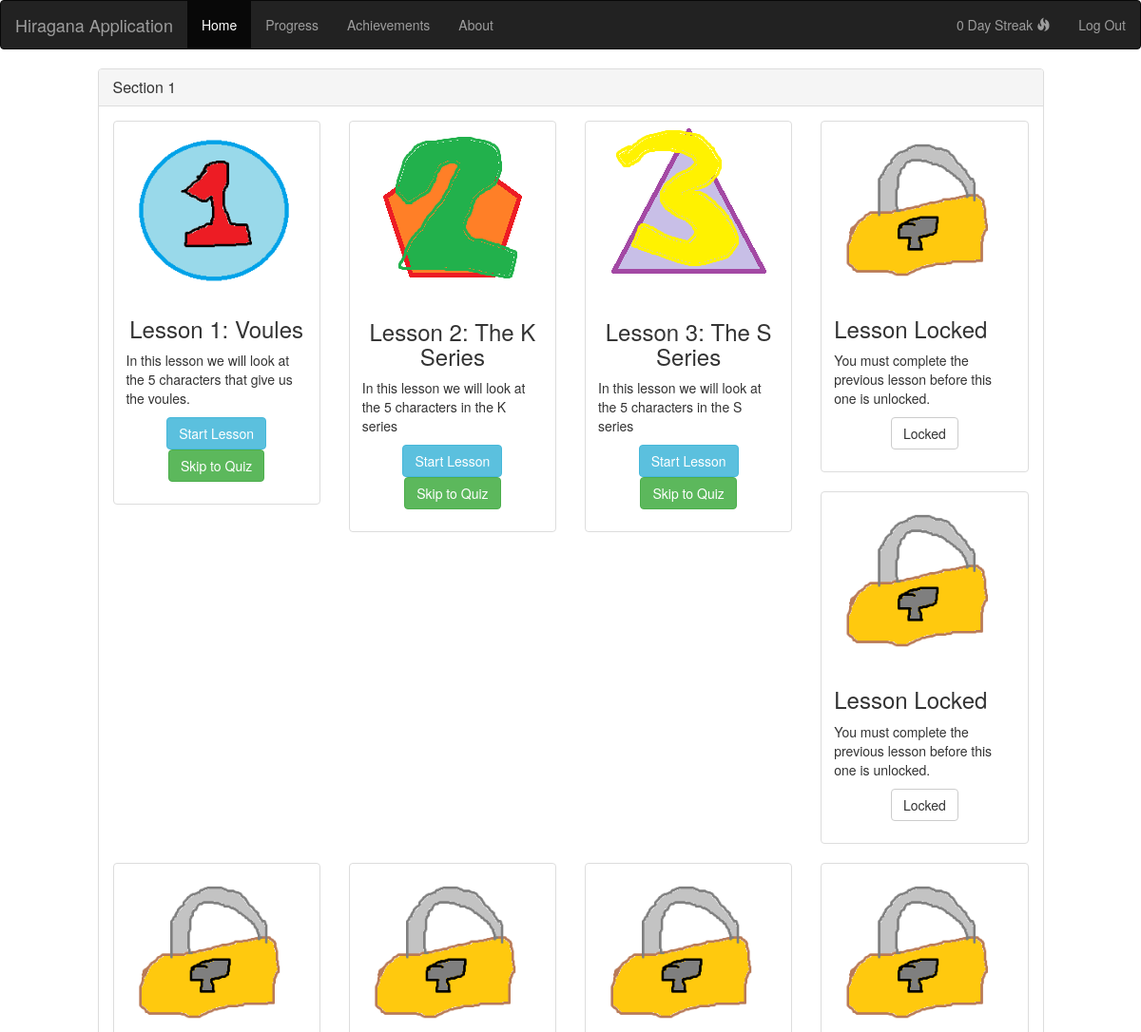
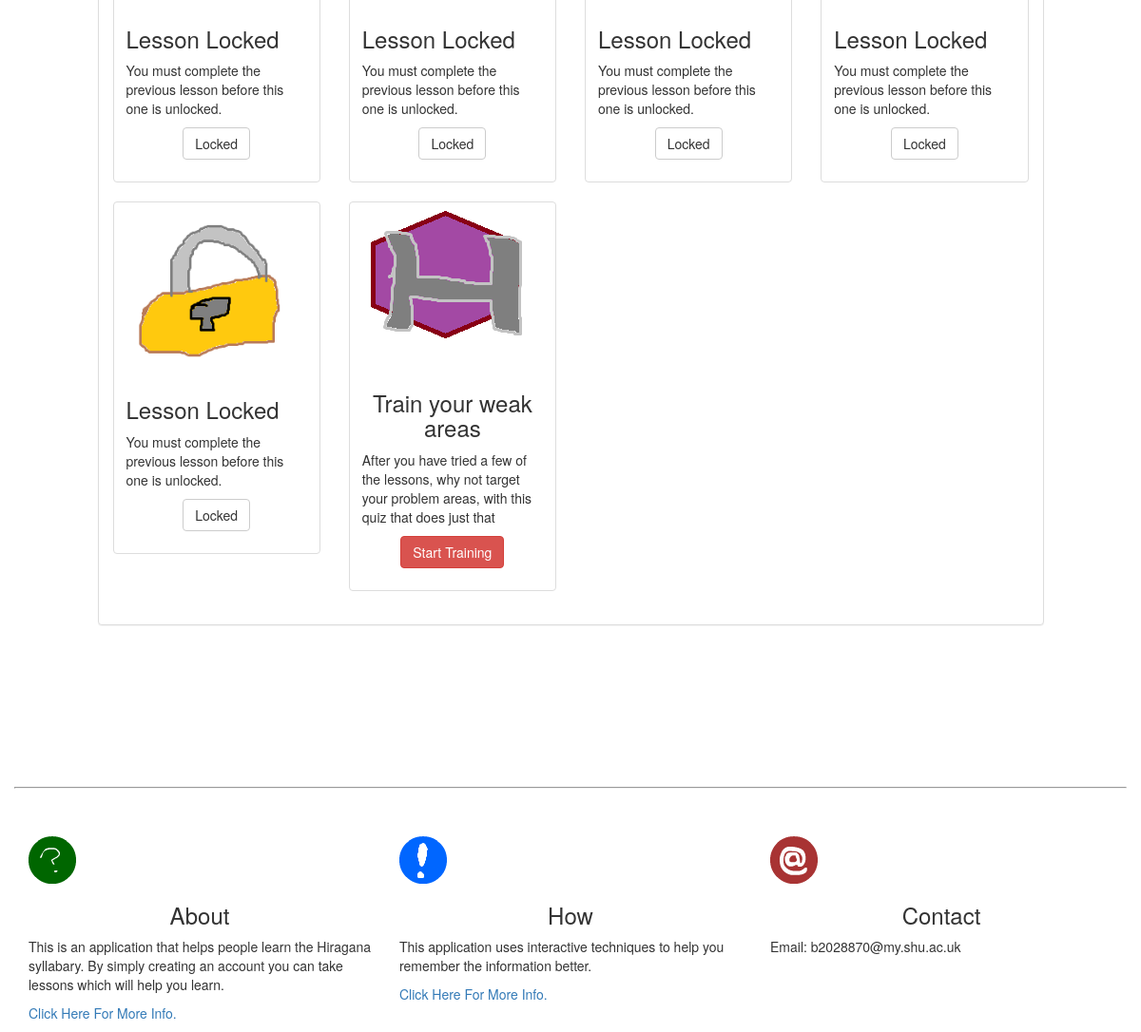
Screenshot of /courseOverview.php (signed in) with the database file from the repository (2 pictures, top to bottom).
### tables this page shows
CREATE TABLE IF NOT EXISTS `lessons` (
  `lessonID` int(11) NOT NULL AUTO_INCREMENT,
  `title` varchar(25) NOT NULL,
  `desc` varchar(150) NOT NULL,
  `image` varchar(255) NOT NULL,
  PRIMARY KEY (`lessonID`)
);

### selectLessons.php (called while the page is built, shortened)
<?php
require_once "SQLconnect.php";
if ($connection) {
    $result = mysqli_query($connection, "select * from lessons");
}

### selectThisUser.php (called while the page is built, shortened)
<?php
require_once "SQLconnect.php";
if ($connection) {
    $result = mysqli_query($connection, "select * from users where userID = '" . $_SESSION['userID'] . "'");
}

### courseOverview.php (the view, shortened to what this page needs)
<?php
require_once "selectThisUser.php";
$row = mysqli_fetch_assoc($result);
$level = $row['level'];
require_once "header.php";
?>
<div class="body">
    <div class="Lessons">
        <div class="row">
            <div class="col-md-1"></div>
            <div class="col-md-10">
                <div class="panel panel-default">
                    <div class="panel-heading">
                        <h2 class="panel-title">Section 1</h2>
                    </div>
                    <div class="panel-body">
                        <div class="row">
                            <?php
                            require_once "selectLessons.php";
                            if ($result) {
                                $rows = mysqli_num_rows($result);
                                for ($i = 0; $i < $rows; $i++) {
                                    $j = $i + 1;
                                    $tmpRow = mysqli_fetch_assoc($result);
                                    $lessonTitle = $tmpRow['title'];
                                    $lessonDesc = $tmpRow['desc'];
                                    $lessonImg = $tmpRow['image'];
                                    ?>
                                    <div class="col-sm-3 col-md-3">
                                        <div class="thumbnail">
                                            <?php
                                            if ($level >= $j) {
                                                ?>
                                                <img src="<?php echo $lessonImg; ?>" alt="lesson <?php echo $j; ?>">
                                                <div class="caption">
                                                    <h3 align="center"><?php echo $lessonTitle; ?></h3>
                                                    <p><?php echo $lessonDesc; ?></p>
                                                    <p align="center"><a href="lesson.php?lID=<?php echo $j; ?>" class="btn btn-info" role="button">Start Lesson</a> <a href="quiz.php?qID=<?php echo $j; ?>" class="btn btn-success" role="button">Skip to Quiz</a></p>
                                                </div>
                                                <?php
                                            } else {
                                                ?>
                                                <img src="images/locked.png" alt="locked">
                                                <div class="caption">
                                                    <h3>Lesson Locked</h3>
                                                    <p>You must complete the previous lesson before this one is unlocked.</p>
                                                    <p align="center"><a href="#" class="btn btn-default" role="button">Locked</a></p>
                                                </div>
                                                <?php
                                            }
                                            ?>
                                        </div>
                                    </div>
                                    <?php
                                }
                            }
                            ?>
                            <div class="col-sm-3 col-md-3">
                                <div class="thumbnail">
                                    <img src="images/train.png" alt="Training">
                                    <div class="caption">
                                        <h3 align="center">Train your weak areas</h3>
                                        <p>After you have tried a few of the lessons, why not target your problem areas, with this quiz that does just that</p>
                                        <p align="center"><a href="training.php" class="btn btn-danger" role="button">Start Training</a></p>
                                    </div>
                                </div>
                            </div>
                        </div>
                    </div>
                </div>
            </div>
        </div>
    </div>
</div>
<?php
require_once "footer.php";
?>

### header.php (shortened to what this page needs)
<!DOCTYPE html>
<html lang="en">
    <head>
        <link href="bootstrap-3.3.5-dist/css/bootstrap.min.css" rel="stylesheet">
        <link rel="stylesheet" type="text/css" href="indexstyle.css">
    </head>
    <body>
        <nav class="navbar navbar-inverse">
            <div class="container-fluid">
                <div class="navbar-header">
                    <a class="navbar-brand" href="index.php">Hiragana Application</a>
                </div>
                <div>
                    <ul class="nav navbar-nav">
                        <li class="active"><a href="courseOverview.php">Home</a></li>
                        <li><a href="progress.php">Progress</a></li>
                        <li><a href="achievements.php">Achievements</a></li>
                        <li><a href="about.php">About</a></li>
                    </ul>
                    <ul class="nav navbar-nav navbar-right">
                        <li><a href="#"><?php echo $_SESSION['streak']; ?> Day Streak <span class="glyphicon glyphicon-fire"></span></a></li>
                        <li><a href="logout.php">Log Out</a></li>
                    </ul>
                </div>
            </div>
        </nav>

### footer.php (shortened to what this page needs)
<div id="footer">
    <div class="learn-more">
        <div class="container">
            <div class="row">
                <div class="spacing"><hr></div>
                <div class="col-md-4">
                    <img src="images/about.png">
                    <h3 align="center">About</h3>
                    <p>This is an application that helps people learn the Hiragana syllabary. By simply creating an account you can take lessons which will help you learn.</p>
                    <p><a href="#">Click Here For More Info.</a></p>
                </div>
                <div class="col-md-4">
                    <img src="images/how.png">
                    <h3 align="center">How</h3>
                    <p>This application uses interactive techniques to help you remember the information better.</p>
                    <p><a href="#">Click Here For More Info.</a></p>
                </div>
                <div class="col-md-4">
                    <img src="images/email.png">
                    <h3 align="center">Contact</h3>
                    <p>Email: b2028870@my.shu.ac.uk</p>
                </div>
            </div>
        </div>
    </div>
</div>
</html>

### indexstyle.css (style rules this page uses)
#footer { position:relative; bottom:0; width:100%; margin-top: 100px; }
hr { display: block; margin-top: 50px; margin-bottom: 50px; margin-left: auto; margin-right: auto; border-style: inset; border-width: 1px; }

### rows the page displays
lessons: image (picture), title "Lesson 1: Voules", desc "In this lesson we will look at the 5 characters that give us the voules."
lessons: image (picture), title "Lesson 2: The K Series", desc "In this lesson we will look at the 5 characters in the K series"
lessons: image (picture), title "Lesson 3: The S Series", desc "In this lesson we will look at the 5 characters in the S series"

### other values shown
$_SESSION['streak'] "0"
